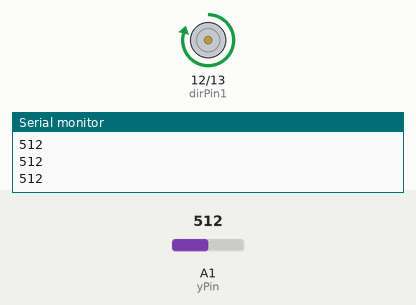
Bench run of a sketch on a simulated Arduino Uno, built with avr-gcc and run on an emulated ATmega328P. Parts: motor-driver pin pairs drawn as motors (green arrow = first pin HIGH = forward, orange = second pin HIGH = backward, longer = more drive, scaled by the enable pin), the last lines printed to the serial monitor. Inputs (shaded band) come from the test bench; at power-on: A1 (yPin) = 512.

Above: at 1.2 s.
1.3 s: A1 (yPin) set to 532
2.8 s: A1 (yPin) set to 567
At 3.3 s:
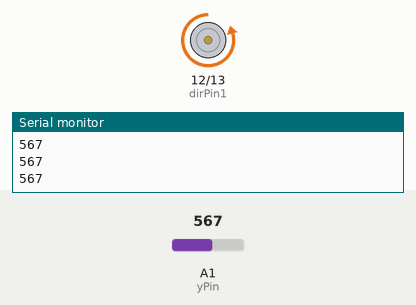
4.3 s: A1 (yPin) set to 540
At 5.5 s:
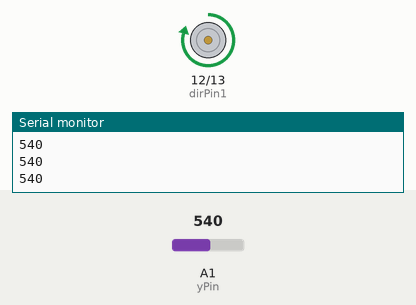
5.8 s: A1 (yPin) set to 560
At 6.8 s:
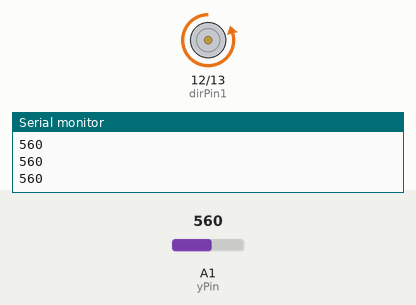
Timing chart, 0 to 8.3 s (numbered marks = the images above; inputs shaded):
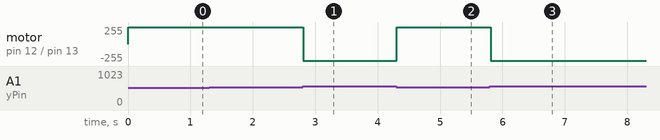

Measured:
- the behaviour switches between 550 and 551 on A1 (yPin) (found by bisection; images 0 and 1)
- after the input at 2.8 s, motor on pin 12 (dirPin1) / pin 13 (dirPin2): forward 250/255 → backward 250/255 at once
- after the input at 4.3 s, motor on pin 12 (dirPin1) / pin 13 (dirPin2): backward 250/255 → forward 250/255 at once
- after the input at 5.8 s, motor on pin 12 (dirPin1) / pin 13 (dirPin2): forward 250/255 → backward 250/255 at once

The sketch:

dcMotor.ino
```cpp
int speedPin=11;
int dirPin1=12;
int dirPin2=13;
int speedMotor=250;
int yPin=A1;
int yVal;
void setup() {
Serial.begin(9600);
pinMode(speedPin,OUTPUT);
pinMode(dirPin1,OUTPUT);
pinMode(dirPin2,OUTPUT);
pinMode(yPin,INPUT);
Serial.begin(9600);
}

void loop() {
yVal=analogRead(yPin);
Serial.println(yVal);
if(yVal>550){
digitalWrite(dirPin1,0);
digitalWrite(dirPin2,1);
analogWrite(speedPin,speedMotor);
}
if(yVal<=550){
digitalWrite(dirPin1,1);
digitalWrite(dirPin2,0);
analogWrite(speedPin,speedMotor);
}
}
```
